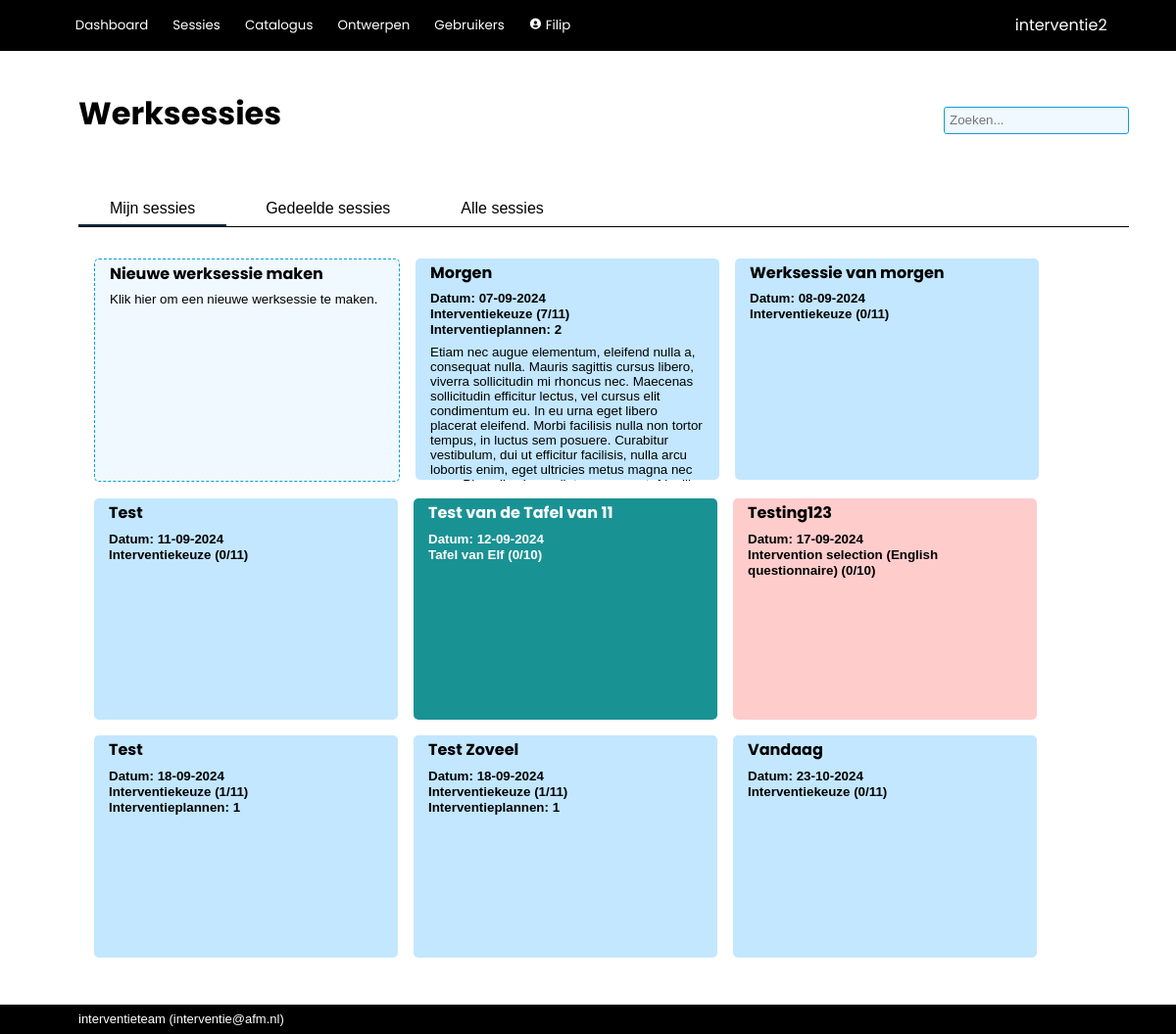
/worksessions (signed in), run on an earlier commit of the app's database.
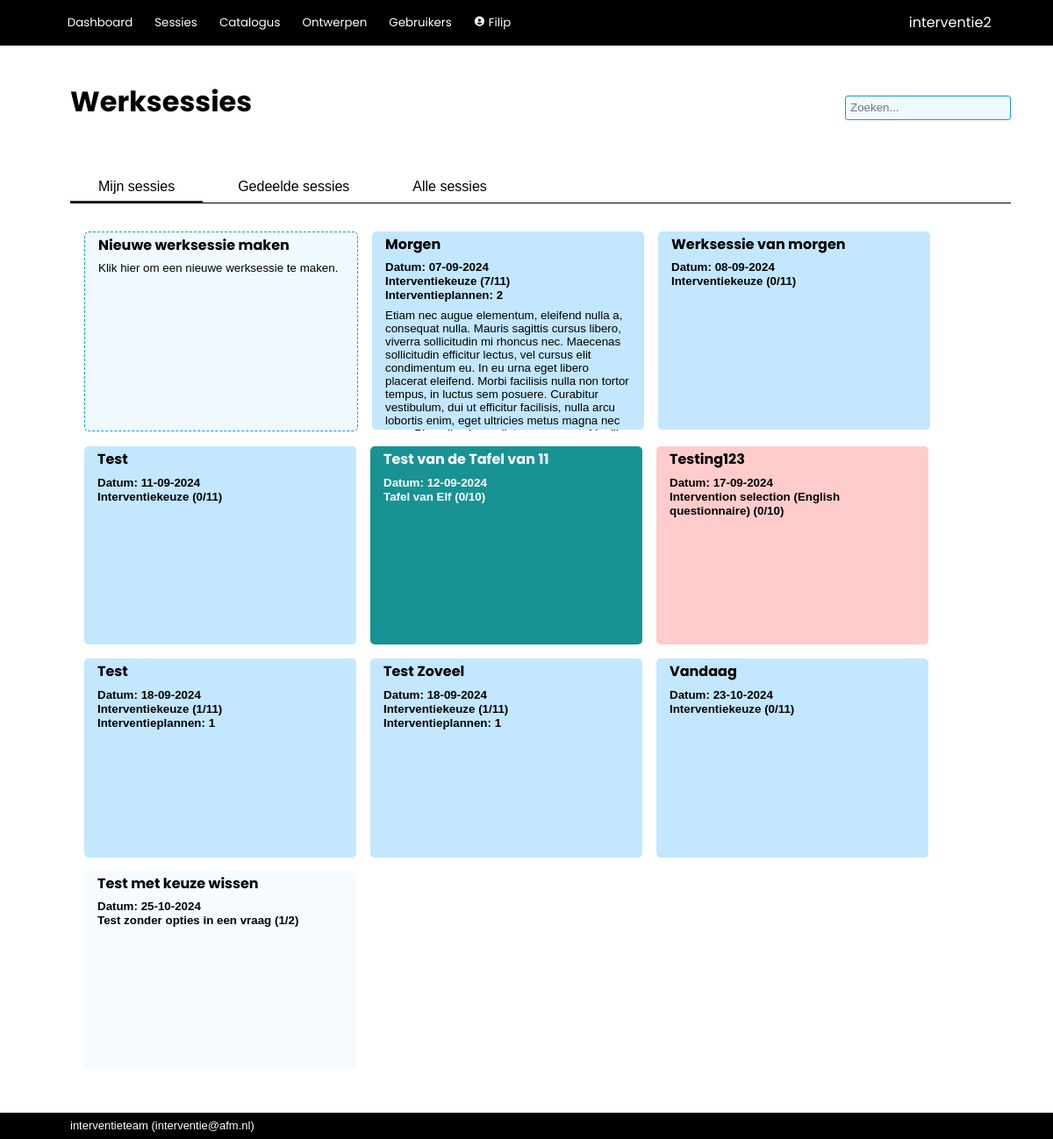
And on a later commit of the database.
### interventie2/models.py (models this page shows, shortened)
class Worksession(db.Model):
    __tablename__ = 'worksessions'
    id            = db.Column(db.Integer, primary_key=True)
    name          = db.Column(db.String(100), nullable=False)
    date_modified = db.Column(db.DateTime(timezone=True), server_default=func.now())
    parent_id     = db.Column(db.Integer, db.ForeignKey('worksessions.id'))
    child_description = db.Column(db.String(2000), nullable=False, default="")
    participants  = db.Column(db.String(500), nullable=False, default="")
    date          = db.Column(db.DateTime(timezone=True))
    project_number= db.Column(db.String(100))
    description   = db.Column(db.String(2000), nullable=False, default="")
    effect        = db.Column(db.String(2000), nullable=False, default="")
    link_to_page  = db.Column(db.String(1000), nullable=False, default="")
    show_instruments = db.Column(db.Boolean, default=True)
    mark_top_instruments = db.Column(db.Integer, nullable=False, default=1)
    show_rest_instruments = db.Column(db.Boolean, default=False)
    show_tags     = db.Column(db.Boolean, default=True)
    presenter_mode_zoom = db.Column(db.Numeric(3,2), nullable=False, default=1.25)
    presenter_mode_color_title = db.Column(db.String(7))
    presenter_mode_text_color_title = db.Column(db.String(7))
    presenter_mode_color_nav = db.Column(db.String(7))
    presenter_mode_text_color = db.Column(db.String(7))
    presenter_mode_text_color_nav = db.Column(db.String(7))
    presenter_mode_color_coll = db.Column(db.String(7))
    presenter_mode_text_color_coll = db.Column(db.String(7))
    presenter_mode_color_highlight = db.Column(db.String(7))
    presenter_mode_text_color_highlight = db.Column(db.String(7))
    presenter_mode_text_color_heading = db.Column(db.String(7))
    presenter_mode_background_color1 = db.Column(db.String(7))
    presenter_mode_background_color2 = db.Column(db.String(7))
    archived      = db.Column(db.Boolean, default=False)
    question_set_id = db.Column(db.Integer, db.ForeignKey('question_sets.id'))
    process_id    = db.Column(db.Integer, db.ForeignKey('processes.id'), nullable=False, default=1)
    enable_voting = db.Column(db.Boolean, default=False)
    voting_key    = db.Column(db.String(6), nullable=False, default=generate_secret_key(6))
    creator_id    = db.Column(db.Integer, db.ForeignKey('users.id'))
    secret_key    = db.Column(db.String(20), nullable=False, default=generate_secret_key())
    parent = relationship('Worksession', remote_side=[id], backref='children')
    creator = relationship('User', back_populates='worksession')
    allowed_users = relationship('User', secondary='worksession_access', back_populates='allowed_worksessions')
    answers = relationship('Answer', back_populates='worksession', cascade='all, delete-orphan')
    votes = relationship('Votes', back_populates='worksession', cascade='all, delete-orphan')
    question_set = relationship('QuestionSet')
    process = relationship('Process')
    plan = relationship('Plan', back_populates='worksession', cascade='all, delete-orphan')
    def completion(self, perc=False, raw=False, dec=0):
        given_answers = 0
        for a in self.answers:
            if a.completed():
                given_answers += 1
        if perc:
            return f'{round((given_answers/(1.0*self.question_set.size()))*100,dec)}%'
        if raw:
            return given_answers/(1.0*self.question_set.size())
        return f'{given_answers}/{self.question_set.size()}'

class QuestionSet(db.Model):
    __tablename__ = 'question_sets'
    id            = db.Column(db.Integer, primary_key=True)
    name          = db.Column(db.String(500), nullable=False)
    description   = db.Column(db.String(2000), nullable=False, default="")
    owner_id      = db.Column(db.Integer, db.ForeignKey('users.id'), nullable=False) #references users.id
    date_created  = db.Column(db.DateTime(timezone=True), server_default=func.now())
    date_modified = db.Column(db.DateTime(timezone=True), server_default=func.now())
    default_process_id = db.Column(db.Integer, db.ForeignKey('processes.id'), nullable=False, default=1)
    default_instruments_visible = db.Column(db.Boolean, nullable=False, default=True)
    default_tags_visible = db.Column(db.Boolean, nullable=False, default=False)
    default_allow_weights = db.Column(db.Boolean, nullable=False, default=False)
    color         = db.Column(db.String(7))
    text_color    = db.Column(db.String(7))
    forbidden_tags = relationship('Tag', secondary='question_set_forbidden_tags')
    mandatory_tags = relationship('Tag', secondary='question_set_mandatory_tags')
    owner = relationship('User')
    default_process = relationship('Process')
    questions = relationship('Question', cascade='all, delete-orphan')
    worksessions = relationship('Worksession', back_populates='question_set', cascade='all, delete-orphan')
    def size(self):
        s = 0
        for question in self.questions:
            if not question.is_category:
                s += 1
        return s

class Question(db.Model):
    __tablename__ = 'questions'
    id            = db.Column(db.Integer, primary_key=True)
    name          = db.Column(db.String(500), nullable=False)
    description   = db.Column(db.String(2000), nullable=False, default="")
    question_set_id = db.Column(db.Integer, db.ForeignKey('question_sets.id'))  #references question_sets.id
    allow_motivation = db.Column(db.Boolean, nullable=False, default=True)
    allow_choice  = db.Column(db.Boolean, nullable=False, default=True)
    allow_multiselect = db.Column(db.Boolean, nullable=False, default=False)
    allow_weight  = db.Column(db.Boolean, nullable=False, default=False)
    order         = db.Column(db.Integer, nullable=False, default=100)
    required_active_tags = relationship('Tag', secondary='question_required_tags')
    options = relationship('Option', cascade='all, delete-orphan')
    question_set = relationship('QuestionSet', back_populates='questions')
    @hybrid_property
    def is_category(self):
        return (not(self.allow_motivation or self.allow_choice))

### interventie2/main/routes.py (the view)
@main.route('/worksessions', methods=['GET', 'POST'])
@login_required
def worksessions():
	worksessions = Worksession.query.order_by(Worksession.date)
	return render_template('main/worksessions.html', worksessions=worksessions)

### interventie2/models.py (called while the page is built)
@login_manager.user_loader
def load_user(user_id):
    return User.query.get(user_id)

    def unread_messages(self):
        return sum(1 for message in self.messages if (message.unread) and (message.deliver_after.date() <= date.today()))

    def unread_message_alert(self):
        return self.unread_messages() > 0

    def completed(self, require_motivation=False):
        if require_motivation:
            return (self.motivation>0) and (len(self.selection) > 0)
        else:
            return (len(self.selection) > 0)

### interventie2/main/templates/main/worksessions.html (shortened to what this page needs)
{% extends 'base.html' %}
{% block page_title %}
Werksessies
{% endblock %}
{% block tabs %}
    <button class="tablinks" onclick="switch_tab(event, 'ws_owned')" id="defaultOpen">Mijn sessies</button>
    <button class="tablinks" onclick="switch_tab(event, 'ws_shared')">Gedeelde sessies</button>
    <button class="tablinks" onclick="switch_tab(event, 'ws_all')">Alle sessies</button>
{% endblock %}
{% block body %}
<div id="ws_owned" class="tabcontent">
    <div class="card_area">
        <a href="{{ url_for('main.new_worksession') }}">
            <div class="card new">
                <div class="card_title">
                    Nieuwe werksessie maken
                </div>
                <div class="card_description">
                    Klik hier om een nieuwe werksessie te maken.
                </div>
            </div>
        </a>
        {% for worksession in worksessions | selectattr('parent', 'none') %}
            {% if worksession.archived == false %}
                {% if current_user in worksession.allowed_users or current_user.role.see_all_worksessions %}
                    {% if current_user == worksession.creator %}
                    <a href="{{url_for('main.show_worksession', worksession_id=worksession.id)}}">
                        <div class="card" style="background-color:{{ worksession.question_set.color }}; color:{{ worksession.question_set.text_color }}">
                            <div class="card_title">
                                {{ worksession.name}}
                            </div>
                            <div class="card_info">
                                <p>Datum: {{ worksession.date.strftime('%d-%m-%Y') }}</p>
                                <p>{{ worksession.question_set.name }} ({{ worksession.completion() }})</p>
                                {% if worksession.plan | count > 0 %}
                                    <p>Interventieplannen: {{ worksession.plan | count }}</p>
                                {% endif %}
                            </div>
                            <div class="card_description">
                                {{ worksession.description | escape | markdown }}
                            </div>
                        </div>
                    </a>
                    {% endif %}
                {% endif %}
            {% endif %}
        {% endfor %}
    </div>
</div>
{% endblock %}

What changed in the data, as far as the page shows it:
added Worksession: name "Test met keuze wissen", date "25-10-2024", question_set.name "Test zonder opties in een vraag", completion "1/2"
